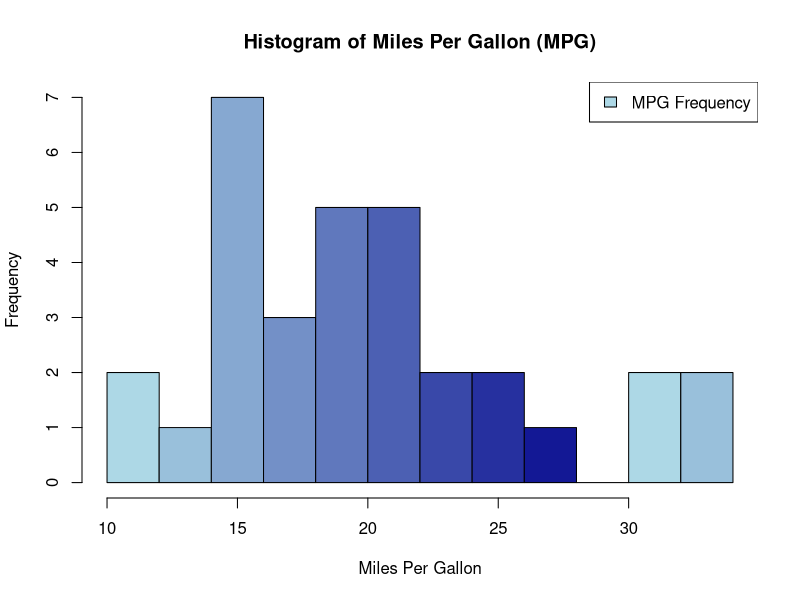

Write the R code that produced this figure.
# Load the mtcars dataset
data(mtcars)

# Calculate mean and standard deviation of mpg
mean_mpg <- mean(mtcars$mpg)
sd_mpg <- sd(mtcars$mpg)

# Create the histogram
hist(mtcars$mpg, 
     breaks = 10, 
     col = colorRampPalette(c("lightblue", "darkblue"))(10),
     main = "Histogram of Miles Per Gallon (MPG)",
     xlab = "Miles Per Gallon",
     ylab = "Frequency")

# Add mean and standard deviation to the plot
text(x = 30, y = 8, 
     labels = paste("Mean =", round(mean_mpg, 2), "\nSD =", round(sd_mpg, 2)),
     pos = 4)

# Add a legend
legend("topright", 
       legend = c("MPG Frequency"),
       fill = "lightblue",
       border = "black")